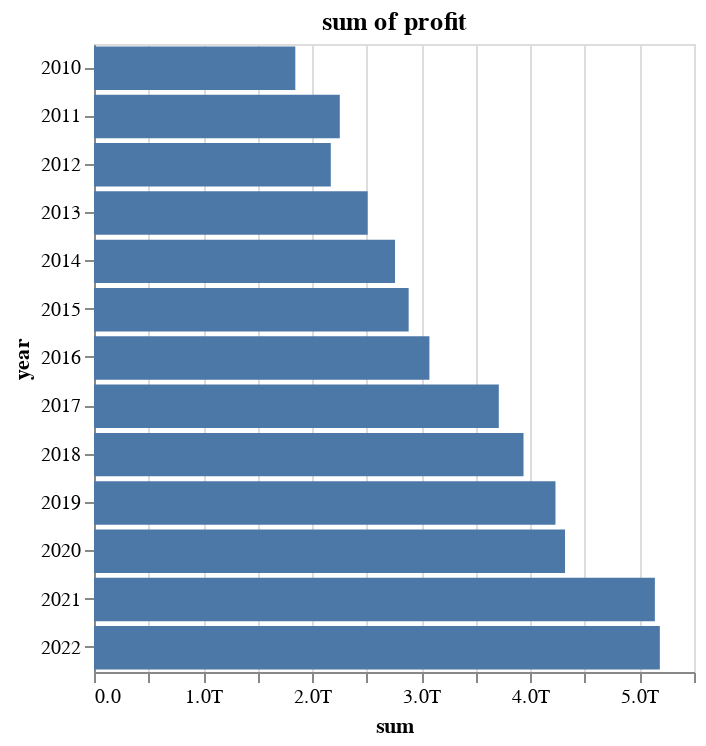

Notebook source saved alongside this figure:
### Code cell
profit.data_overall()['quant_byear']['sum']

### Figure 1 — Vega-Lite specification as saved in the notebook (floating-point values rounded to 4 significant figures)
{"config": {"view": {"continuousWidth": 300, "continuousHeight": 300}}, "data": {"name": "data-24ee53255d519658668341a6c4e41b9c"}, "mark": {"type": "bar"}, "encoding": {"tooltip": [{"field": "year", "type": "nominal"}, {"field": "sum", "type": "quantitative"}], "x": {"axis": {"format": ".2s"}, "field": "sum", "type": "quantitative"}, "y": {"field": "year", "type": "ordinal"}}, "height": 314, "title": "sum of profit", "width": "container", "$schema": "https://vega.github.io/schema/vega-lite/v5.8.0.json", "datasets": {"data-24ee53255d519658668341a6c4e41b9c": [{"year": "2010", "sum": 1845000000000.0}, {"year": "2011", "sum": 2253000000000.0}, {"year": "2012", "sum": 2171000000000.0}, {"year": "2013", "sum": 2509000000000.0}, {"year": "2014", "sum": 2759000000000.0}, {"year": "2015", "sum": 2884000000000.0}, {"year": "2016", "sum": 3075000000000.0}, {"year": "2017", "sum": 3711000000000.0}, {"year": "2018", "sum": 3937000000000.0}, {"year": "2019", "sum": 4230000000000.0}, {"year": "2020", "sum": 4318000000000.0}, {"year": "2021", "sum": 5141000000000.0}, {"year": "2022", "sum": 5187000000000.0}]}}
